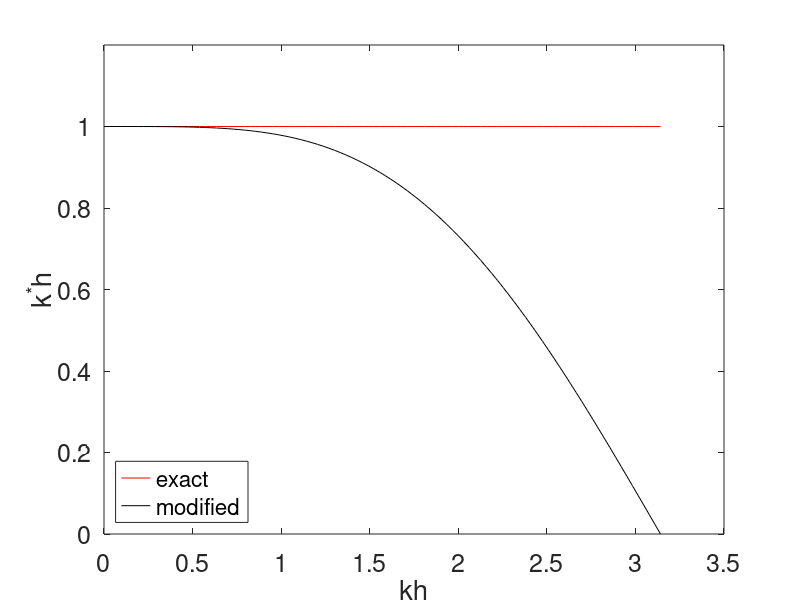

Here is the MATLAB script that generated this plot:
close all; clear all; clc;

% pblm 1c
if 0
	kh = linspace(0,pi);
	kshexact = kh.^2;
	ksh1 = (1 - cos(2*kh))/2;
	ksh2 = 2*(1 - cos(kh));

	plot(kh,kshexact,'r-','DisplayName','exact');
	hold on;
	plot(kh,ksh1,'k-','DisplayName','form 1');
	plot(kh,ksh2,'k--','DisplayName','form 2');

	xlabel('kh');
	ylabel('(k^*h)^2');
	set(gca,'FontSize',18);
	legend('location','northwest');

% pblm 2a
elseif 0
	A = [-1 1 2;1/2 1/2 2;-1/6 1/6 4/3];
	b = [-1;0;0];
	x = A\b

	kh = linspace(0,pi);
	kshexact = kh;
	kshre = (8*sin(kh) + sin(2*kh))/6;
	kshim = (3 - 4*cos(kh) - cos(2*kh))/6;

	plot(kh,kshexact,'r-','DisplayName','exact');
	hold on;
	plot(kh,kshre,'k-','DisplayName','Re');
	plot(kh,kshim,'k--','DisplayName','Im');

	xlabel('kh');
	ylabel('k^*h');
	set(gca,'FontSize',18);
	legend('location','northwest');

% pblm 2b
elseif 1
	format rat % this will give fraction answers

	A = [1 1 1 1;-1/2 -3/2 1/2 3/2;1/8 9/8 1/8 9/8;-1/48 -27/48 1/48 27/48];
	b = [-1;0;0;0];
	x = A\b

	kh = linspace(0,pi);
	kshexact = ones(size(kh)); % we are only looking at amplitude differences
	ksh = (9/8)*cos(kh/2) - (1/8)*cos(3*kh/2);

	plot(kh,kshexact,'r-','DisplayName','exact');
	hold on;
	plot(kh,ksh,'k-','DisplayName','modified');

	xlabel('kh');
	ylabel('k^*h');
	ylim([0 1.2]);
	set(gca,'FontSize',18);
	legend('location','southwest');

% pblm 3
elseif 0
	format rat

	syms h fi fiminus fiplus
	A = [h^2/12 0 1;13*h^2/12 -h 1; 13*h^2/12 h 1];
	B = [fi;fiminus;fiplus];
	x = A\B


end
